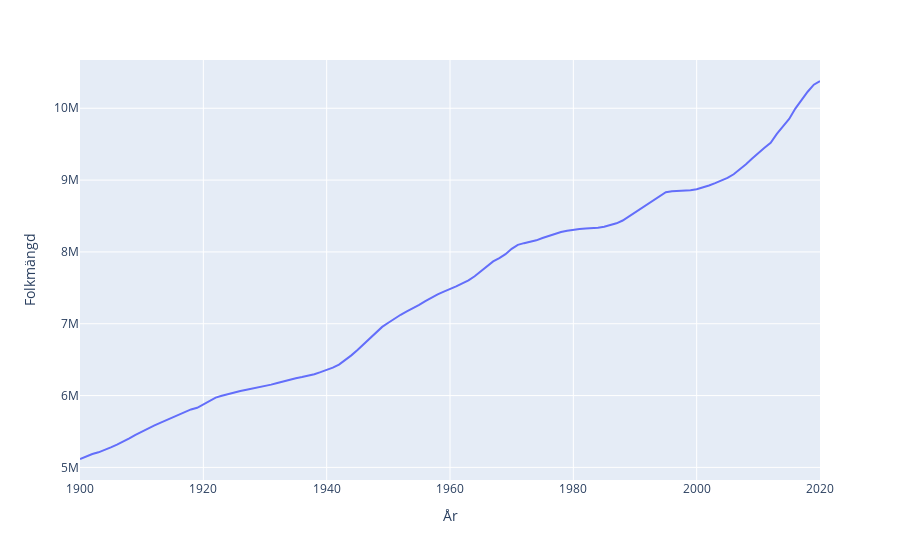

Notebook source saved alongside this figure:
### Code cell
fig = px.line(swe_dem, x="År", y="Folkmängd")
fig.show()
